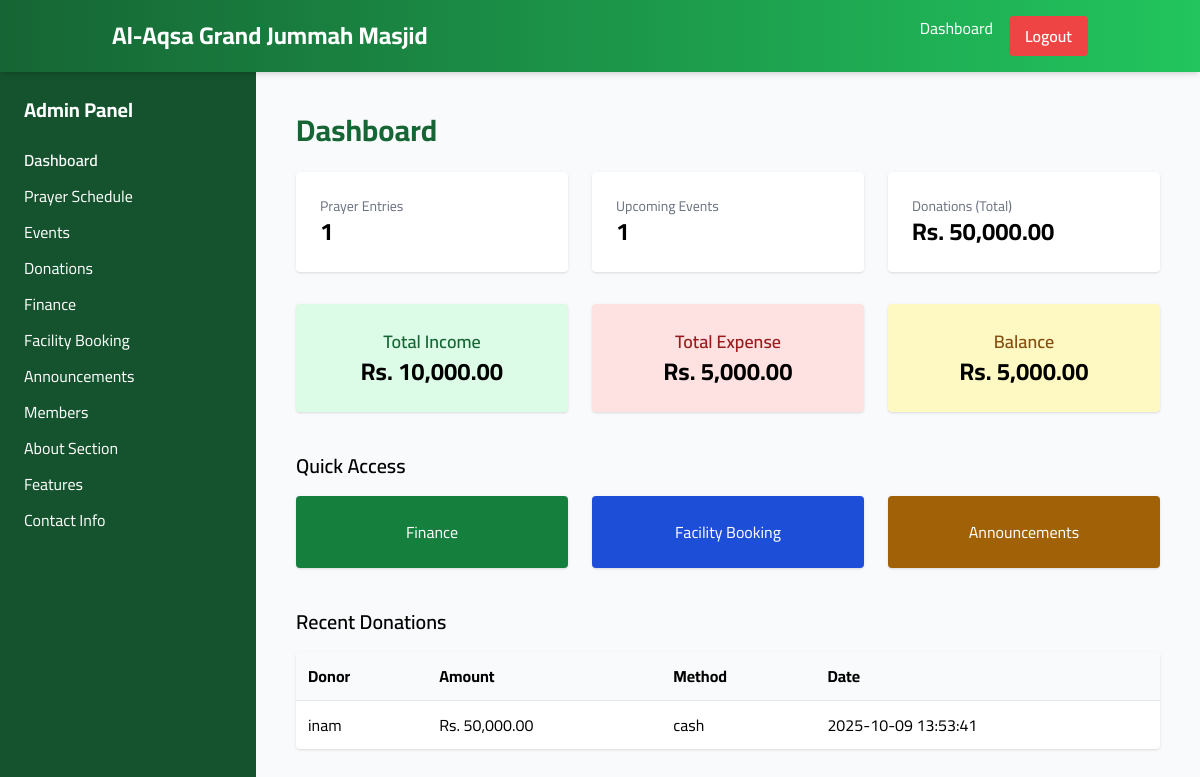
/admin/index.php (signed in), run on the app's committed database.
### tables this page shows
CREATE TABLE `donations` (
  `id` int(11) NOT NULL,
  `user_id` int(11) DEFAULT NULL,
  `donor_name` varchar(200) DEFAULT NULL,
  `donor_phone` varchar(50) DEFAULT NULL,
  `amount` decimal(12,2) NOT NULL,
  `method` enum('cash','online','other') DEFAULT 'cash',
  `note` varchar(255) DEFAULT NULL,
  `donated_at` timestamp NOT NULL DEFAULT current_timestamp()
);

### includes/functions.php (called while the page is built, shortened)
<?php
function h($s){ return htmlspecialchars($s, ENT_QUOTES, 'UTF-8'); }
?>

### admin/index.php (the view, shortened to what this page needs)
<?php
require_once __DIR__ . '/../includes/db.php';
require_once __DIR__ . '/../includes/functions.php';
$settings = $pdo->query("SELECT `key`,`value` FROM site_settings")->fetchAll(PDO::FETCH_KEY_PAIR);
$masjidName = $settings['masjid_name'] ?? 'Al-Aqsa Grand Jummah Masjid';
$prayersCount   = $pdo->query("SELECT COUNT(*) FROM prayer_times")->fetchColumn();
$eventsCount    = $pdo->query("SELECT COUNT(*) FROM events")->fetchColumn();
$donationsTotal = $pdo->query("SELECT IFNULL(SUM(amount),0) FROM donations")->fetchColumn();
$financeIncome  = $pdo->query("SELECT IFNULL(SUM(amount),0) FROM finance WHERE type='income'")->fetchColumn();
$financeExpense = $pdo->query("SELECT IFNULL(SUM(amount),0) FROM finance WHERE type='expense'")->fetchColumn();
$financeBalance = $financeIncome - $financeExpense;
$recentDonations = $pdo->query("SELECT donor_name, amount, method, donated_at FROM donations ORDER BY donated_at DESC LIMIT 6")->fetchAll(PDO::FETCH_ASSOC);
?>
<!DOCTYPE html>
<html lang="en">
<head>
<script src="https://cdn.tailwindcss.com"></script>
</head>
<body class="bg-gray-50 min-h-screen">
<header class="bg-gradient-to-r from-green-800 to-green-500 text-white shadow-md sticky top-0 z-50">
  <div class="container mx-auto flex justify-between items-center px-6 py-4">
    <h1 class="text-2xl font-bold"><?php echo h($masjidName); ?></h1>
    <nav class="space-x-4 hidden md:flex">
      <a href="index.php" class="hover:text-yellow-300">Dashboard</a>
      <a href="../auth/logout.php" class="bg-red-500 px-4 py-2 rounded font-semibold hover:bg-red-600 transition">Logout</a>
    </nav>
  </div>
</header>
<div class="flex">
  <aside id="sidebar" class="w-64 bg-green-900 text-white min-h-screen p-6 hidden md:block">
    <h2 class="text-xl font-bold mb-6">Admin Panel</h2>
    <ul>
      <li class="mb-3"><a href="index.php" class="font-semibold hover:underline">Dashboard</a></li>
      <li class="mb-3"><a href="prayers.php" class="hover:underline">Prayer Schedule</a></li>
      <li class="mb-3"><a href="events.php" class="hover:underline">Events</a></li>
      <li class="mb-3"><a href="donations.php" class="hover:underline">Donations</a></li>
      <li class="mb-3"><a href="finance.php" class="hover:underline">Finance</a></li>
      <li class="mb-3"><a href="booking.php" class="hover:underline">Facility Booking</a></li>
      <li class="mb-3"><a href="announcements.php" class="hover:underline">Announcements</a></li>
      <li class="mb-3"><a href="members.php" class="hover:underline">Members</a></li>
      <li class="mb-3"><a href="about.php" class="hover:underline">About Section</a></li>
      <li class="mb-3"><a href="features.php" class="hover:underline">Features</a></li>
      <li class="mb-3"><a href="contact.php" class="hover:underline">Contact Info</a></li>
    </ul>
  </aside>
  <main class="flex-1 p-6 md:p-10">
    <h1 class="text-3xl font-bold text-green-800 mb-6">Dashboard</h1>
    <div class="grid grid-cols-1 md:grid-cols-3 gap-6">
      <div class="bg-white p-6 rounded shadow hover:shadow-md transition">
        <div class="text-sm text-gray-500">Prayer Entries</div>
        <div class="text-2xl font-bold"><?php echo h($prayersCount); ?></div>
      </div>
      <div class="bg-white p-6 rounded shadow hover:shadow-md transition">
        <div class="text-sm text-gray-500">Upcoming Events</div>
        <div class="text-2xl font-bold"><?php echo h($eventsCount); ?></div>
      </div>
      <div class="bg-white p-6 rounded shadow hover:shadow-md transition">
        <div class="text-sm text-gray-500">Donations (Total)</div>
        <div class="text-2xl font-bold">Rs. <?php echo number_format($donationsTotal,2); ?></div>
      </div>
    </div>
    <section class="mt-8 grid grid-cols-1 md:grid-cols-3 gap-6">
      <div class="bg-green-100 p-6 rounded shadow text-center">
        <h2 class="text-lg font-semibold text-green-800">Total Income</h2>
        <p class="text-2xl font-bold">Rs. <?php echo number_format($financeIncome,2); ?></p>
      </div>
      <div class="bg-red-100 p-6 rounded shadow text-center">
        <h2 class="text-lg font-semibold text-red-800">Total Expense</h2>
        <p class="text-2xl font-bold">Rs. <?php echo number_format($financeExpense,2); ?></p>
      </div>
      <div class="bg-yellow-100 p-6 rounded shadow text-center">
        <h2 class="text-lg font-semibold text-yellow-800">Balance</h2>
        <p class="text-2xl font-bold">Rs. <?php echo number_format($financeBalance,2); ?></p>
      </div>
    </section>
    <section class="mt-10">
      <h2 class="text-xl font-semibold mb-4">Quick Access</h2>
      <div class="grid grid-cols-1 md:grid-cols-3 gap-6">
        <a href="finance.php" class="block bg-green-700 text-white p-6 rounded shadow hover:bg-green-800 transition text-center">Finance</a>
        <a href="booking.php" class="block bg-blue-700 text-white p-6 rounded shadow hover:bg-blue-800 transition text-center">Facility Booking</a>
        <a href="announcements.php" class="block bg-yellow-700 text-white p-6 rounded shadow hover:bg-yellow-800 transition text-center">Announcements</a>
      </div>
    </section>
    <section class="mt-10">
      <h2 class="text-xl font-semibold mb-4">Recent Donations</h2>
      <div class="bg-white rounded shadow overflow-x-auto">
        <table class="w-full text-left">
          <thead class="bg-gray-50">
            <tr>
              <th class="p-3">Donor</th>
              <th class="p-3">Amount</th>
              <th class="p-3">Method</th>
              <th class="p-3">Date</th>
            </tr>
          </thead>
          <tbody>
            <?php if ($recentDonations): ?>
              <?php foreach ($recentDonations as $r): ?>
                <tr class="border-t hover:bg-gray-50">
                  <td class="p-3"><?php echo h($r['donor_name'] ?: 'Anonymous'); ?></td>
                  <td class="p-3">Rs. <?php echo number_format($r['amount'],2); ?></td>
                  <td class="p-3"><?php echo h($r['method']); ?></td>
                  <td class="p-3"><?php echo h($r['donated_at']); ?></td>
                </tr>
              <?php endforeach; ?>
            <?php else: ?>
              <tr><td colspan="4" class="p-3 text-center text-gray-500">No donations yet.</td></tr>
            <?php endif; ?>
          </tbody>
        </table>
      </div>
    </section>
  </main>
</div>
</body>
</html>

### admin/index.php (style rules this page uses)
body { font-family: 'Cairo', sans-serif; }

### data on the page
donations: donor_name "inam", amount "50,000.00", method "cash", donated_at "2025-10-09 13:53:41"

### other printed values
$masjidName "Al-Aqsa Grand Jummah Masjid"
$prayersCount "1"
$eventsCount "1"
$donationsTotal "50,000.00"
$financeIncome "10,000.00"
$financeExpense "5,000.00"
$financeBalance "5,000.00"
